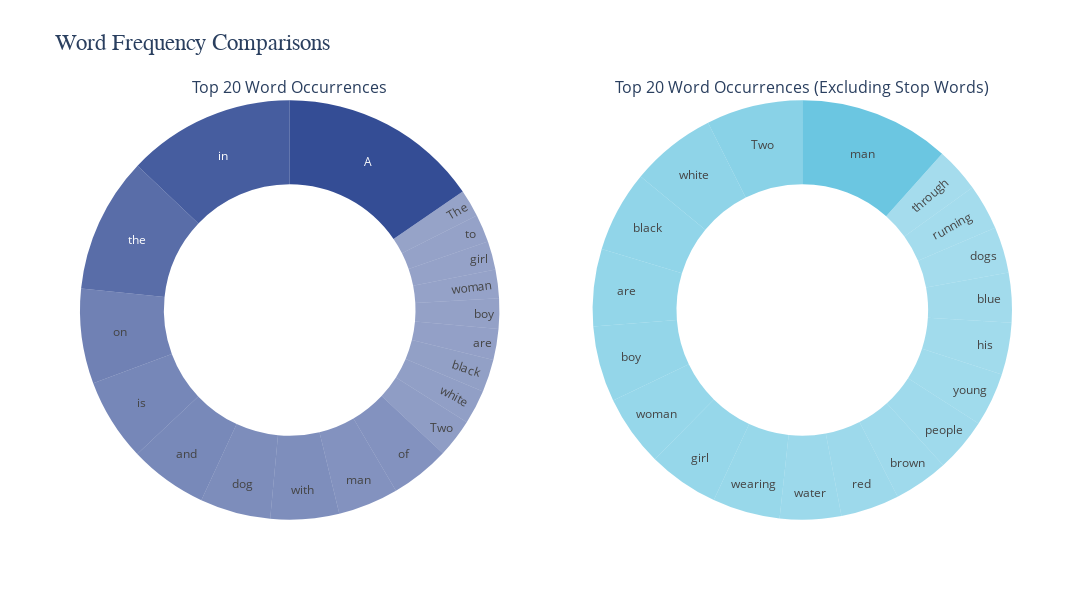

This figure's notebook cell:
### Code cell
import plotly.graph_objects as go
from plotly.subplots import make_subplots
import numpy as np

def word_occurrences_combined(word_freq, word_freq2):
    # Extract data for both word frequency dictionaries
    data = [
        (list(word_freq.keys())[1:20], list(word_freq.values())[1:20], 'Top 20 Word Occurrences', 'rgba(30, 58, 138, {})'),
        (list(word_freq2.keys())[1:20], list(word_freq2.values())[1:20], 'Top 20 Word Occurrences (Excluding Stop Words)', 'rgba(91, 192, 222, {})')
    ]

    # Create a subplot figure
    fig = make_subplots(rows=1, cols=2, subplot_titles=[d[2] for d in data], specs=[[{'type': 'domain'}, {'type': 'domain'}]])

    # Add pie charts for both datasets
    for i, (words, values, _, color_template) in enumerate(data):
        normalized_values = np.array(values) / np.max(values)
        colors = ['rgba' + color_template.format(0.4 + 0.5 * value) for value in normalized_values]
        fig.add_trace(go.Pie(labels=words, values=values, hole=.6, marker=dict(colors=colors), textinfo='label'), row=1, col=i + 1)

    # Update and show the layout
    fig.update_layout(title="Word Frequency Comparisons", title_font=dict(size=23, family='Balto'), showlegend=False, height=600, width=1200)
    fig.show()

print("Total number of words:", len(word_freq))
word_freq2 = {k: v for k, v in word_freq.items() if k.lower() not in ['a', 'is', 'an', 'to', 'at', 'the', 'on', 'in', 'of', 'and', 'with']}
word_occurrences_combined(word_freq, word_freq2)

### Figure 1 — Plotly figure (JSON) as saved in the notebook; plotly's stock layout.template omitted (floating-point values rounded to 4 significant figures)
{"data": [{"domain": {"x": [0, 0.45], "y": [0, 1]}, "hole": 0.6, "labels": ["A", "in", "the", "on", "is", "and", "dog", "with", "man", "of", "Two", "white", "black", "are", "boy", "woman", "girl", "to", "The"], "marker": {"colors": ["rgbargba(30, 58, 138, 0.9)", "rgbargba(30, 58, 138, 0.8182953191864826)", "rgbargba(30, 58, 138, 0.7381347333127455)", "rgbargba(30, 58, 138, 0.6367097542683195)", "rgbargba(30, 58, 138, 0.6061366744606698)", "rgbargba(30, 58, 138, 0.5952397758856488)", "rgbargba(30, 58, 138, 0.5761150571315128)", "rgbargba(30, 58, 138, 0.5711739533242158)", "rgbargba(30, 58, 138, 0.5506595491242776)", "rgbargba(30, 58, 138, 0.5480566462257908)", "rgbargba(30, 58, 138, 0.4962853487448714)", "rgbargba(30, 58, 138, 0.48549874266554904)", "rgbargba(30, 58, 138, 0.4815282128203997)", "rgbargba(30, 58, 138, 0.47729298098557377)", "rgbargba(30, 58, 138, 0.47592535403891123)", "rgbargba(30, 58, 138, 0.47122689372215115)", "rgbargba(30, 58, 138, 0.4709842502316143)", "rgbargba(30, 58, 138, 0.46999161777032694)", "rgbargba(30, 58, 138, 0.4681387038425906)"]}, "textinfo": "label", "type": "pie", "values": [22667, 18963, 15329, 10731, 9345, 8851, 7984, 7760, 6830, 6712, 4365, 3876, 3696, 3504, 3442, 3229, 3218, 3173, 3089]}, {"domain": {"x": [0.55, 1], "y": [0, 1]}, "hole": 0.6, "labels": ["man", "Two", "white", "black", "are", "boy", "woman", "girl", "wearing", "water", "red", "brown", "people", "young", "his", "blue", "dogs", "running", "through"], "marker": {"colors": ["rgbargba(91, 192, 222, 0.9)", "rgbargba(91, 192, 222, 0.7195461200585651)", "rgbargba(91, 192, 222, 0.6837481698389458)", "rgbargba(91, 192, 222, 0.670571010248902)", "rgbargba(91, 192, 222, 0.656515373352855)", "rgbargba(91, 192, 222, 0.6519765739385066)", "rgbargba(91, 192, 222, 0.6363836017569546)", "rgbargba(91, 192, 222, 0.6355783308931187)", "rgbargba(91, 192, 222, 0.6240849194729137)", "rgbargba(91, 192, 222, 0.6033674963396779)", "rgbargba(91, 192, 222, 0.5947291361639825)", "rgbargba(91, 192, 222, 0.581185944363104)", "rgbargba(91, 192, 222, 0.5793557833089312)", "rgbargba(91, 192, 222, 0.5780380673499268)", "rgbargba(91, 192, 222, 0.5725475841874085)", "rgbargba(91, 192, 222, 0.5653733528550513)", "rgbargba(91, 192, 222, 0.552489019033675)", "rgbargba(91, 192, 222, 0.551683748169839)", "rgbargba(91, 192, 222, 0.5487554904831625)"]}, "textinfo": "label", "type": "pie", "values": [6830, 4365, 3876, 3696, 3504, 3442, 3229, 3218, 3061, 2778, 2660, 2475, 2450, 2432, 2357, 2259, 2083, 2072, 2032]}], "layout": {"annotations": [{"font": {"size": 16}, "showarrow": false, "text": "Top 20 Word Occurrences", "x": 0.225, "xanchor": "center", "xref": "paper", "y": 1, "yanchor": "bottom", "yref": "paper"}, {"font": {"size": 16}, "showarrow": false, "text": "Top 20 Word Occurrences (Excluding Stop Words)", "x": 0.775, "xanchor": "center", "xref": "paper", "y": 1, "yanchor": "bottom", "yref": "paper"}], "height": 600, "showlegend": false, "title": {"font": {"family": "Balto", "size": 23}, "text": "Word Frequency Comparisons"}, "width": 1200}}
